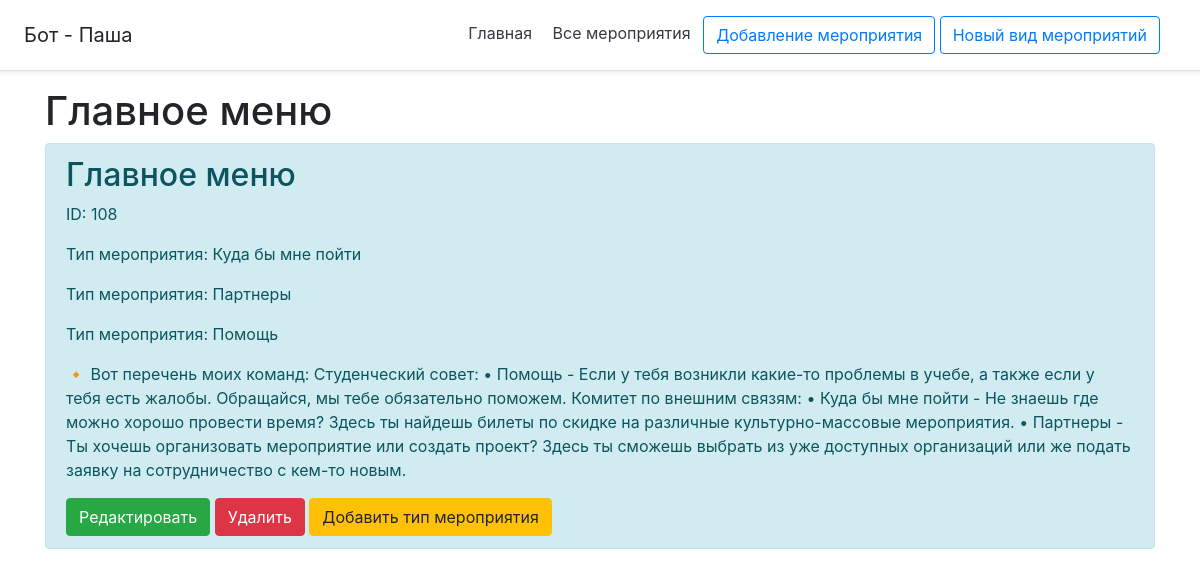
The app's page /event/108 with its own data.
### db_utils/database.py (models this page shows, shortened)
class Menu(db.Model):
    __tablename__ = "menu"
    id = db.Column(db.Integer, primary_key=True)
    name = db.Column(db.String(120), default='default_name')
    text = db.Column(db.String(10000), default='default_text')
    added = db.Column(db.DateTime, default=datetime.datetime.utcnow())
    active = db.Column(db.Boolean, nullable=False, default=True)
    author_id = db.Column(db.Integer, nullable=False, default=0)
    tags = db.Column(db.String(5000), default='нет тегов')
    inheritances = db.relationship('Inheritances',
                                   primaryjoin="or_(Menu.id==Inheritances.menu_id_descendant, Menu.id==Inheritances.menu_id_ancestor)",
                                   lazy='dynamic')
    attachment = db.relationship('Attachment',
                                 primaryjoin="Menu.id==Attachment.menu_id",
                                 lazy='dynamic')

### flask_app.py (the view)
@app.route('/event/<int:id>')
def event(id):
    event = Menu.query.get(id)
    inher_event = menus(select_inheritances({'menu_id': event.id}), response=[event])
    return render_template('event_details.html', event=event, inher_event=inher_event)

### bot_api/vk_bot_response.py (called while the page is built)
def menus(inher, response=None):
    menu_id_ancestor = inher
    menu_ids_descendant = [inheritances.menu_id_descendant for inheritances in menu_id_ancestor]
    menu_ids_descendant.extend([inheritances.menu_id_ancestor for inheritances in menu_id_ancestor])
    menu_ids = [el for el, _ in groupby(menu_ids_descendant)]
    if response:
        while response[0].id in menu_ids:
            menu_ids.remove(response[0].id)
    return select_menu({'menu_ids': list(menu_ids)})

### db_utils/select_db.py (called while the page is built)
def select_inheritances(args):
    inhers = Inheritances.query
    if 'menu_id' in args:
        inhers = Inheritances.query.filter(
            or_(
                Inheritances.menu_id_ancestor == args['menu_id'],
                and_(
                    Inheritances.menu_id_descendant == args['menu_id'],
                    Inheritances.reversible == 1
                )
            )
        )
    inhers = inhers.filter_by(active=True).all()
    if not inhers:
        return {}
    return inhers

def select_menu(args):
    menu = Menu.query.all()
    try:
        if 'menu_names' in args:
            menu = Menu.query.filter(Menu.name == args['menu_names']).all()
        if 'menu_ids' in args:
            menu = []
            for i in args['menu_ids']:
                menu.extend(Menu.query.filter(Menu.id == i).all())
    except Exception as e:
        print('Something WRONG - {}'.format(e))
    if 'filled_text' in args:
        if args['filled_text'] == 'true':
            text_replace(menu)
    return menu

### main/templates/event_details.html (shortened to what this page needs)
{% extends 'base.html' %}
{% block body %}
    <div class="container -mt-5">
        <h1>{{ event.name }}</h1>
        <div class="alert alert-info">
            <h2>{{ event.name }}</h2>
            <p>ID: {{ event.id }}</p>
            {% for el in inher_event %}
                <p>Тип мероприятия: {{ el.name }}</p>
            {% endfor %}
            <p>{{ event.text }}</p>
            <a href="/event/{{ event.id }}/update" class="btn btn-success">Редактировать</a>
            <a href="/event/{{ event.id }}/del" class="btn btn-danger">Удалить</a>
            <a href="/event/{{ event.id }}/inher" class="btn btn-warning">Добавить тип мероприятия</a>
        </div>
    </div>
{% endblock %}

### records on screen
Menu: name "Главное меню", id "108", text "🔸 Вот перечень моих команд: Студенческий совет: • Помощь - Если у тебя возникли какие-то проблемы в учебе, а также если у тебя есть жалобы. Обращайся, мы тебе обязательно поможем. Комитет по внешним связям: • Куда бы мне пойти - Не знаешь где можно хорошо провести время? Здесь ты найдешь билеты по скидке на различные культурно-массовые мероприятия. • Партнеры - Ты хочешь организовать мероприятие или создать проект? Здесь ты сможешь выбрать из уже доступных организаций или же подать заявку на сотрудничество с кем-то новым."
Menu: name "Куда бы мне пойти"
Menu: name "Партнеры"
Menu: name "Помощь"
